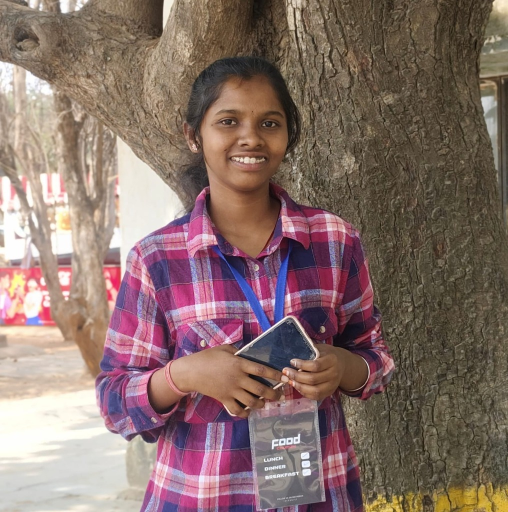
#> input picture pavani-profile.png, 1016 x 1024 px, found by its file name (shown at 1/2 size)
$ python generate_placeholders.py
#> lines starting #> are read from the running program, lines starting #| are printed output that depends on the picture
from pathlib import Path
from PIL import Image, ImageDraw

root = Path('c:/Users/pavan/Desktop/3-d-portfolio-website')
for path in [root / 'public' / 'images', root / 'public' / 'certificates' / 'internships', root / 'public' / 'certificates' / 'hackathon']:
    path.mkdir(parents=True, exist_ok=True)

source = root / 'public' / 'pavani-profile.png'
target = root / 'public' / 'images' / 'profile.jpg'
if source.exists():
    img = Image.open(source).convert('RGB')
#> img is the input picture: PIL image 1016x1024 RGB; mean R, G, B 135.4, 111.9, 106
    img.save(target, 'JPEG', quality=90)
else:
    img = Image.new('RGB', (800, 800), (20, 25, 35))
    draw = ImageDraw.Draw(img)
    draw.text((40, 360), 'PROFILE', fill=(180, 220, 255))
    img.save(target, 'JPEG', quality=90)

letters = [
    ('student-forge.jpg', 'Student Forge Offer'),
    ('prodigy-infotech.jpg', 'Prodigy InfoTech Offer'),
    ('skillcraft-technology.jpg', 'SkillCraft Offer'),
]
for name, text in letters:
    path = root / 'public' / 'certificates' / 'internships' / name
    img = Image.new('RGB', (1200, 1600), (11, 16, 32))
    draw = ImageDraw.Draw(img)
    draw.rectangle([40, 40, 1160, 1560], outline=(14, 125, 255), width=12)
    draw.text((80, 120), text, fill=(255, 255, 255))
    draw.text((80, 220), 'Internship Offer Letter', fill=(180, 220, 255))
    draw.text((80, 440), 'Click preview to view details', fill=(160, 180, 220))
    img.save(path, 'JPEG', quality=85)
#> this loop made 3 passes
#> pass 1, `img = Image.new('RGB', (1200, 1600), (11, 16, 32))`:
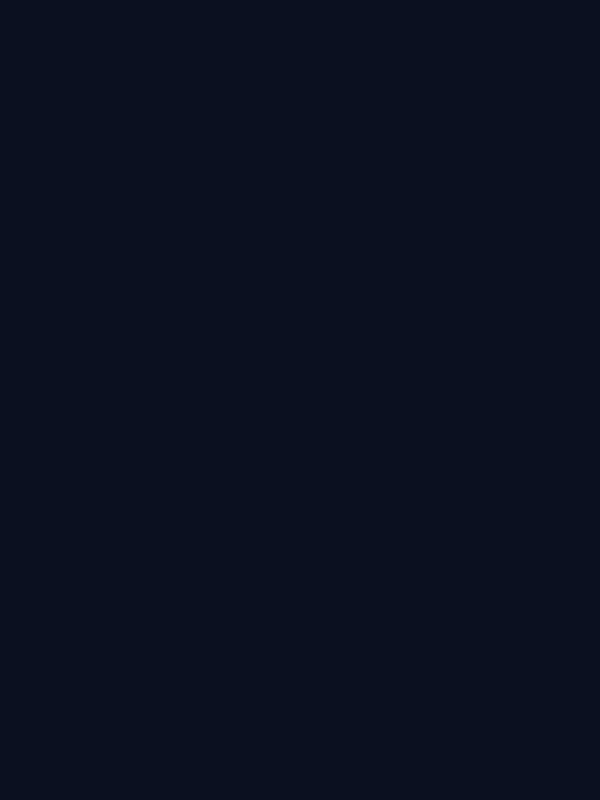
#> img: PIL image 1200x1600 RGB (shown at 1/2 size); mean R, G, B 11, 16, 32
#> pass 1, `img.save(path, 'JPEG', quality=85)`:
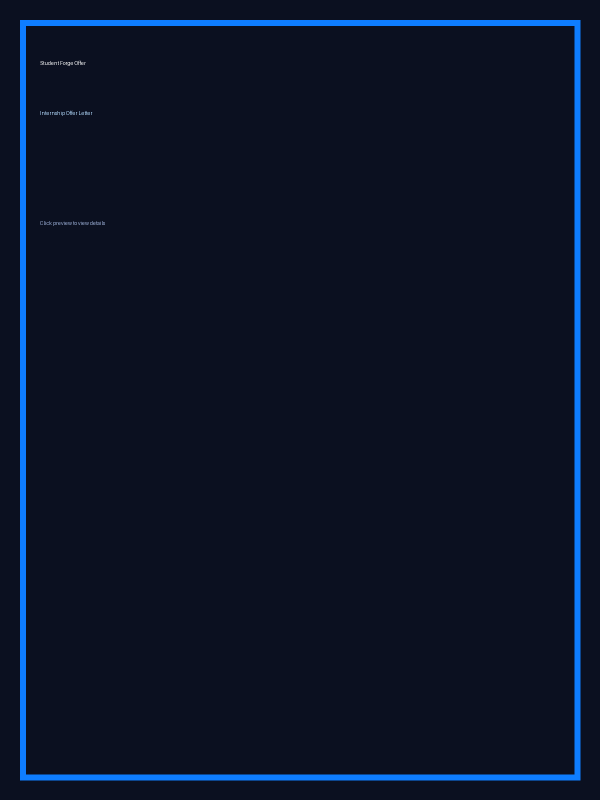
#> saved as student-forge.jpg: PIL image 1200x1600 RGB (shown at 1/2 size); mean R, G, B 11.2, 19.6, 39.4

hackathons = [
    ('hackathon-1.jpg', 'Vision Crop AI Certificate'),
    ('hackathon-2.jpg', 'AI Hackathon Certificate'),
]
for name, text in hackathons:
    path = root / 'public' / 'certificates' / 'hackathon' / name
    img = Image.new('RGB', (1200, 900), (15, 20, 40))
    draw = ImageDraw.Draw(img)
    draw.rectangle([40, 40, 1160, 860], outline=(84, 150, 255), width=12)
    draw.text((80, 120), text, fill=(255, 255, 255))
    draw.text((80, 220), 'Hackathon Achievement Showcase', fill=(160, 190, 235))
    img.save(path, 'JPEG', quality=85)
#> this loop made 2 passes
#> pass 1, `img = Image.new('RGB', (1200, 900), (15, 20, 40))`:
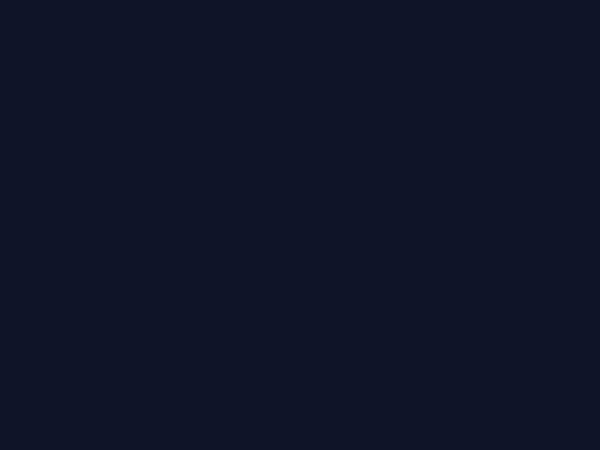
#> img: PIL image 1200x900 RGB (shown at 1/2 size); mean R, G, B 15, 20, 40
#> pass 1, `img.save(path, 'JPEG', quality=85)`:
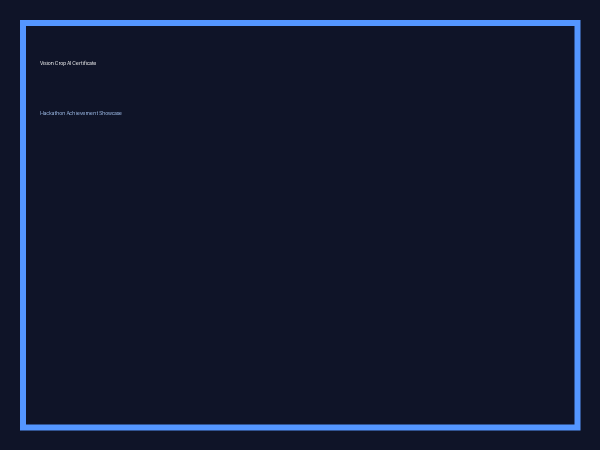
#> saved as hackathon-1.jpg: PIL image 1200x900 RGB (shown at 1/2 size); mean R, G, B 18, 25.7, 49.3

print('Created profile.jpg and placeholder certificate assets.')
